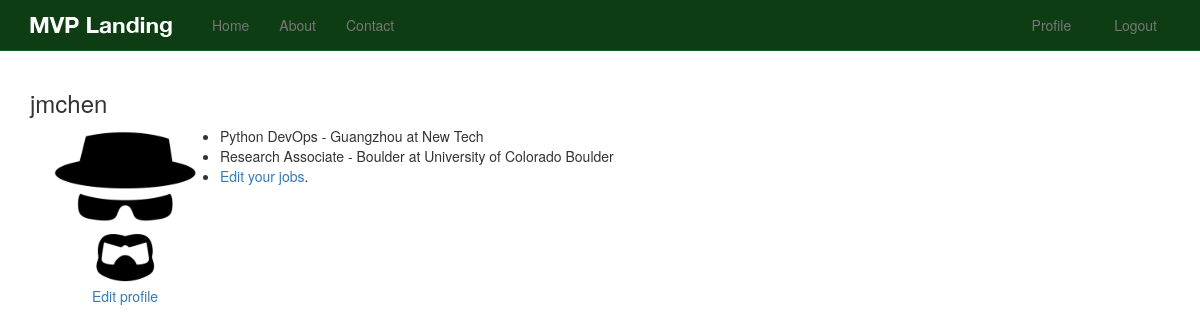
/profile/ (signed in), run on the app's committed database.
### profiles/models.py (models this page shows, shortened)
class Profile(models.Model):
    user = models.OneToOneField(User, on_delete=models.CASCADE)
    location = models.CharField(max_length=120, null=True, blank=True)
    picture = models.ImageField(upload_to=upload_location, null=True, blank=True)

class UserJob(models.Model):
    user = models.ForeignKey(User, on_delete=models.CASCADE)
    position = models.CharField(max_length=250)
    location = models.CharField(max_length=250)
    employer_name = models.CharField(max_length=250)

### profiles/views.py (the view)
# urls.py: path('profile/', profiles_views.profile_user, name='profile_user'),
@login_required
def profile_user(request):
    user = request.user
    profile, created = Profile.objects.get_or_create(user=user)
    jobs = user.userjob_set.all()
    context = {
        'profile': profile,
        'jobs': jobs,
     }
    return render(request, 'profiles/profile_user.html', context)

### templates/profiles/profile_user.html
{% extends 'base.html' %}
{% load static %}
{% block content %}
<h3>{{ profile.user }}</h3>
<div class="col-sm-2">
{% if profile.picture %}
  <img src="{{ profile.picture.url }}" class="img-responsive" />
{% else %}
  <img src="{% static 'img/profile_default.png' %}" class="img-responsive" />
{% endif %}
  <div class="text-center"><a href="{% url 'profile_edit' %}">Edit profile</a></div>
</div>
{% if jobs %}
<div class="row">
  <ul>
  {% for job in jobs %}
    <li>{{ job.position }} - {{ job.location }} at {{ job.employer_name }}</li>
  {% endfor %}
    <li><a href="{% url 'jobs_edit' %}">Edit your jobs</a>.</li>
  </ul>
</div>
{% else %}
<p class="lead">
	You do not currently have jobs. <a href="{% url 'job_add' %}">Add some.</a>.
</p>
{% endif %}
{% endblock %}

### static_in_pro/our_static/css/navbar-static-top.css (style rules this page uses)
body { min-height: 1000px; }

### data on the page
Profile: user "jmchen"
UserJob: position "Python DevOps", location "Guangzhou", employer_name "New Tech"
UserJob: position "Research Associate", location "Boulder", employer_name "University of Colorado Boulder"
